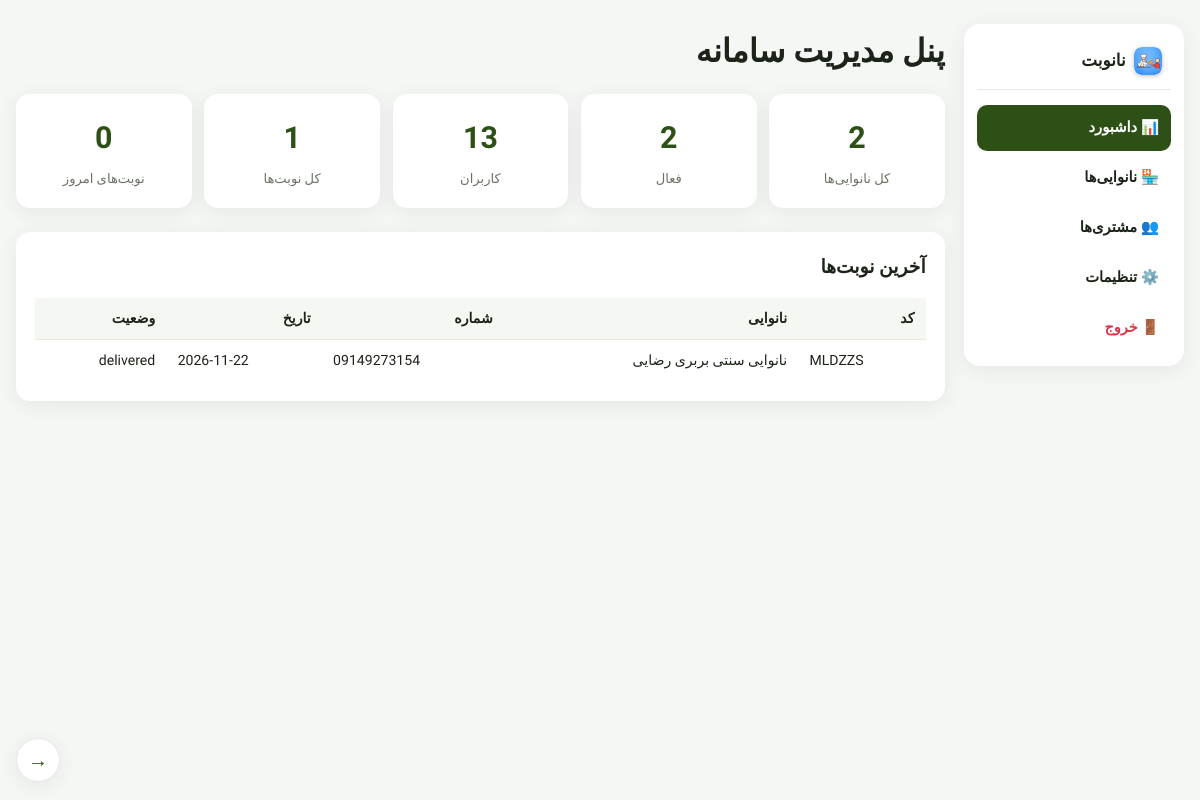
Screenshot of /admin (signed in) with the database file from the repository.
### models.py (models this page shows, shortened)
class Reservation(db.Model):
    __tablename__ = 'reservations'
    id = db.Column(db.Integer, primary_key=True)
    code = db.Column(db.String(20), unique=True, nullable=False)
    delivery_code = db.Column(db.String(20), unique=True, nullable=False)
    bakery_id = db.Column(db.Integer, db.ForeignKey('bakeries.id'), nullable=False)
    user_id = db.Column(db.Integer, db.ForeignKey('users.id'), nullable=True)
    user_phone = db.Column(db.String(20), nullable=False)
    reservation_date = db.Column(db.Date, nullable=False)
    loaf_count = db.Column(db.Integer, nullable=False, default=1)
    bag_count = db.Column(db.Integer, nullable=False, default=0)
    bread_type = db.Column(db.String(50), default='بربری')
    status = db.Column(db.String(20), default='pending')  # pending/ready/waiting_confirm/delivered/cancelled
    total_price = db.Column(db.Integer, nullable=False, default=0)
    created_at = db.Column(db.DateTime, default=datetime.utcnow)

class Bakery(db.Model):
    __tablename__ = 'bakeries'
    id = db.Column(db.Integer, primary_key=True)
    name = db.Column(db.String(200), nullable=False)
    address = db.Column(db.String(300), nullable=False)
    phone = db.Column(db.String(20))
    latitude = db.Column(db.Float, nullable=False)
    longitude = db.Column(db.Float, nullable=False)
    bakery_type = db.Column(db.String(20), nullable=False, default='free')  # share/free
    status = db.Column(db.String(20), default='approved')  # pending/approved/rejected
    username = db.Column(db.String(80), unique=True, nullable=True)
    password_hash = db.Column(db.String(200), nullable=True)
    is_active = db.Column(db.Boolean, default=True)
    price_per_loaf = db.Column(db.Integer, nullable=False, default=0)
    price_per_bag = db.Column(db.Integer, nullable=False, default=0)
    working_hours_start = db.Column(db.String(5), default='06:00')
    working_hours_end = db.Column(db.String(5), default='18:00')
    working_days = db.Column(db.String(20), default='0,1,2,3,4,5')
    holidays = db.Column(db.String(200), default='')
    daily_capacity = db.Column(db.Integer, default=20)
    accepting_reservations = db.Column(db.Boolean, default=True)
    created_at = db.Column(db.DateTime, default=datetime.utcnow)
    reservations = db.relationship('Reservation', backref='bakery', lazy=True)

### admin_routes.py (the view)
@admin_bp.route('/admin')
def dashboard():
    if not is_admin():
        return redirect(url_for('admin.login'))
    total_bakeries = Bakery.query.count()
    active_bakeries = Bakery.query.filter_by(is_active=True).count()
    total_users = User.query.count()
    total_reservations = Reservation.query.count()
    today = date.today()
    today_reservations = Reservation.query.filter_by(reservation_date=today).count()
    bakeries = Bakery.query.order_by(Bakery.id.desc()).all()
    reservations = Reservation.query.order_by(Reservation.created_at.desc()).limit(20).all()
    return render_template(
        'admin_dashboard.html',
        total_bakeries=total_bakeries, active_bakeries=active_bakeries,
        total_users=total_users, total_reservations=total_reservations,
        today_reservations=today_reservations, bakeries=bakeries, reservations=reservations,
    )

### admin_routes.py (called while the page is built)
def is_admin():
    return session.get('admin') is True

### templates/admin_dashboard.html (shortened to what this page needs)
{% extends "base.html" %}
{% block content %}
<div class="admin-shell">
    <aside class="admin-sidebar">
        <div class="admin-brand">
            <img src="/static/icons/icon-192.png" class="logo-icon" alt="">
            <b>نانوبت</b>
        </div>
        <nav class="admin-side-nav">
            <a href="/admin" class="active">📊 داشبورد</a>
            <a href="/admin/bakeries">🏪 نانوایی‌ها</a>
            <a href="/admin/customers">👥 مشتری‌ها</a>
            <a href="/admin/settings">⚙️ تنظیمات</a>
        </nav>
        <a href="/admin/logout" class="admin-exit">🚪 خروج</a>
    </aside>
    <div class="admin-main">
        <div class="admin-header">
            <h1>پنل مدیریت سامانه</h1>
        </div>
        <div class="stats-grid">
            <div class="stat-card"><span class="stat-big">{{ total_bakeries }}</span><span>کل نانوایی‌ها</span></div>
            <div class="stat-card"><span class="stat-big">{{ active_bakeries }}</span><span>فعال</span></div>
            <div class="stat-card"><span class="stat-big">{{ total_users }}</span><span>کاربران</span></div>
            <div class="stat-card"><span class="stat-big">{{ total_reservations }}</span><span>کل نوبت‌ها</span></div>
            <div class="stat-card"><span class="stat-big">{{ today_reservations }}</span><span>نوبت‌های امروز</span></div>
        </div>
        <div class="panel" style="margin-top:1rem">
            <h3>آخرین نوبت‌ها</h3>
            <table class="admin-table">
                <tr><th>کد</th><th>نانوایی</th><th>شماره</th><th>تاریخ</th><th>وضعیت</th></tr>
                {% for r in reservations %}
                <tr>
                    <td dir="ltr">{{ r.code }}</td>
                    <td>{{ r.bakery.name }}</td>
                    <td dir="ltr">{{ r.user_phone }}</td>
                    <td dir="ltr">{{ r.reservation_date }}</td>
                    <td>{{ r.status }}</td>
                </tr>
                {% endfor %}
            </table>
        </div>
    </div>
</div>
{% endblock %}

### static/css/style.css (style rules this page uses)
:root { --primary: #2d5016; --primary-dark: #1f3a0e; --primary-light: #4a7c2e; --accent: #ff6b35; --bg: #f5f7f5; --card: #ffffff; --text: #1c2318; --text-light: #6b7366; --border: #e4e9e2; --success: #28a745; --danger: #dc3545; --info: #0b5ed7; --warning: #ffc107; --shadow: 0 4px 20px rgba(30, 45, 20, 0.08); --radius: 16px; }
* { margin: 0; padding: 0; box-sizing: border-box; }
body { font-family: 'Vazirmatn', Tahoma, sans-serif; background: var(--bg); color: var(--text); min-height: 100vh; direction: rtl; line-height: 1.7; -webkit-font-smoothing: antialiased; }
a { color: inherit; }
.logo-icon { width: 28px; height: 28px; border-radius: 8px; box-shadow: 0 1px 4px rgba(0,0,0,0.25); }
.admin-header { display: flex; justify-content: space-between; align-items: center; margin-bottom: 1rem; flex-wrap: wrap; gap: 0.6rem; }
.stats-grid { display: grid; grid-template-columns: repeat(auto-fit, minmax(160px, 1fr)); gap: 0.8rem; margin-bottom: 1.5rem; }
.stat-card { background: #fff; border-radius: 14px; box-shadow: var(--shadow); padding: 1.1rem; text-align: center; }
.stat-big { display: block; font-size: 1.9rem; font-weight: 800; color: var(--primary); }
.stat-card span:last-child { font-size: 0.82rem; color: var(--text-light); }
.panel { background: #fff; border-radius: 14px; box-shadow: var(--shadow); padding: 1.2rem; }
.panel h3 { margin-bottom: 0.9rem; }
.admin-table { width: 100%; border-collapse: collapse; font-size: 0.88rem; }
.admin-table th { text-align: right; padding: 0.55rem 0.7rem; background: #f4f7f2; font-weight: 700; }
.admin-table td { padding: 0.55rem 0.7rem; border-top: 1px solid var(--border); }
.admin-shell { display: flex; gap: 1.2rem; align-items: flex-start; }
.admin-sidebar { width: 220px; flex-shrink: 0; background: #fff; border-radius: var(--radius); box-shadow: var(--shadow); padding: 1rem 0.8rem; display: flex; flex-direction: column; gap: 0.4rem; position: sticky; top: 1rem; }
.admin-brand { display: flex; align-items: center; gap: 0.5rem; padding: 0.4rem 0.6rem 0.9rem; border-bottom: 1px solid var(--border); margin-bottom: 0.5rem; font-size: 1.05rem; }
.admin-side-nav { display: flex; flex-direction: column; gap: 0.25rem; }
.admin-side-nav a { text-decoration: none; color: var(--text); padding: 0.65rem 0.75rem; border-radius: 10px; font-size: 0.92rem; font-weight: 600; transition: background 0.15s; }
.admin-side-nav a.active { background: var(--primary); color: #fff; }
.admin-exit { margin-top: auto; text-decoration: none; color: var(--danger); padding: 0.6rem 0.75rem; border-radius: 10px; font-size: 0.9rem; font-weight: 700; }
.admin-main { flex: 1; min-width: 0; }

### rows the page displays
Reservation: code "MLDZZS", bakery.name "نانوایی سنتی بربری رضایی", user_phone "09149273154", reservation_date "2026-11-22", status "delivered"

### other values shown
{{ total_bakeries }} "2"
{{ active_bakeries }} "2"
{{ total_users }} "13"
{{ total_reservations }} "1"
{{ today_reservations }} "0"
